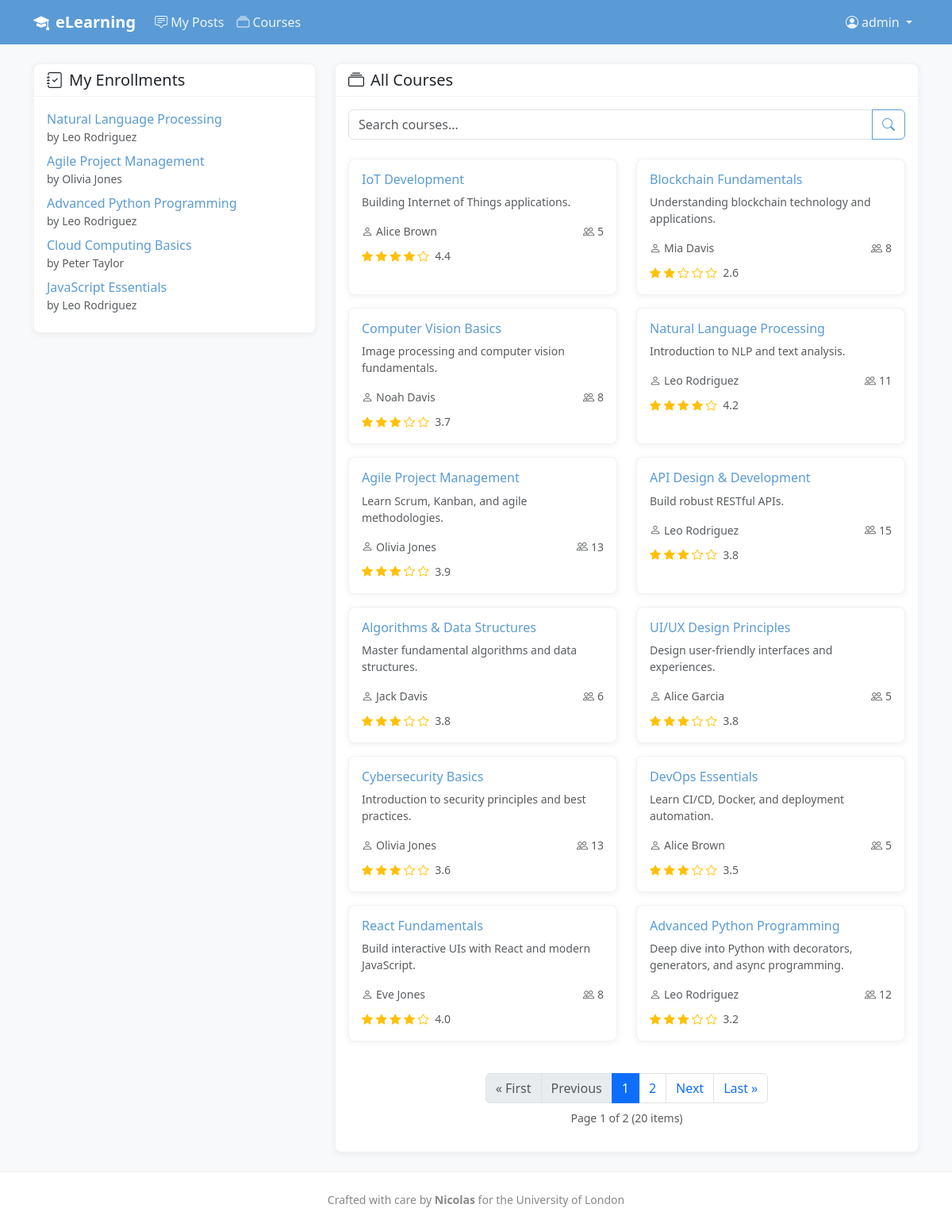
Screenshot of /courses/ (signed in) with the database file from the repository.
### apps/accounts/models.py (models this page shows, shortened)
class User(AbstractUser):
    class UserType(models.TextChoices):
        STUDENT = 'student', 'Student'
        TEACHER = 'teacher', 'Teacher'
    email = models.EmailField(unique=True)
    user_type = models.CharField(
        max_length=10,
        choices=UserType.choices,
        default=UserType.STUDENT,
    )
    photo = models.ImageField(
        upload_to='profile_photos/',
        blank=True,
        null=True,
    )
    bio = models.TextField(blank=True, max_length=500)
    created_at = models.DateTimeField(auto_now_add=True)
    updated_at = models.DateTimeField(auto_now=True)
    @property
    def is_teacher(self):
        return self.user_type == self.UserType.TEACHER

### apps/courses/models.py (models this page shows, shortened)
class Enrollment(models.Model):
    student = models.ForeignKey(
        settings.AUTH_USER_MODEL,
        on_delete=models.CASCADE,
        related_name='enrollments'
    )
    course = models.ForeignKey(
        Course,
        on_delete=models.CASCADE,
        related_name='enrollments'
    )
    enrolled_at = models.DateTimeField(auto_now_add=True)
    is_active = models.BooleanField(default=True)
    is_blocked = models.BooleanField(default=False)
    class Meta:
        unique_together = ['student', 'course']
        ordering = ['-enrolled_at']

class Course(models.Model):
    title = models.CharField(max_length=200)
    description = models.TextField()
    teacher = models.ForeignKey(
        settings.AUTH_USER_MODEL,
        on_delete=models.CASCADE,
        related_name='courses_teaching'
    )
    created_at = models.DateTimeField(auto_now_add=True)
    updated_at = models.DateTimeField(auto_now=True)
    is_active = models.BooleanField(default=True)
    class Meta:
        ordering = ['-created_at']
    @property
    def enrolled_count(self):
        return self.enrollments.filter(is_active=True).count()
    @property
    def average_rating(self):
        from apps.courses.models import CourseFeedback
        feedbacks = CourseFeedback.objects.filter(enrollment__course=self)
        if feedbacks.exists():
            return round(sum(f.rating for f in feedbacks) / feedbacks.count(), 1)
        return None

class CourseFeedback(models.Model):
    enrollment = models.OneToOneField(
        Enrollment,
        on_delete=models.CASCADE,
        related_name='feedback'
    )
    rating = models.PositiveIntegerField(
        validators=[MinValueValidator(1), MaxValueValidator(5)]
    )
    comment = models.TextField(blank=True)
    created_at = models.DateTimeField(auto_now_add=True)
    updated_at = models.DateTimeField(auto_now=True)
    class Meta:
        ordering = ['-created_at']

### apps/courses/views.py (the view)
# urls.py: path('', views.CourseListView.as_view(), name='course_list'),
class CourseListView(LoginRequiredMixin, ListView):
    model = Course
    template_name = 'courses/course_list.html'
    context_object_name = 'courses'
    paginate_by = 12
    def get_queryset(self):
        queryset = Course.objects.filter(is_active=True)
        query = self.request.GET.get('q')
        if query:
            queryset = queryset.filter(
                Q(title__icontains=query) | Q(description__icontains=query)
            )
        return queryset
    def get_context_data(self, **kwargs):
        context = super().get_context_data(**kwargs)
        context['query'] = self.request.GET.get('q', '')
        if self.request.user.is_teacher:
            context['my_courses'] = Course.objects.filter(teacher=self.request.user)
        else:
            context['my_enrollments'] = Enrollment.objects.filter(
                student=self.request.user, is_active=True
            ).select_related('course')
        return context

### templates/courses/course_list.html (shortened to what this page needs)
{% extends 'base.html' %}
{% block content %}
<div class="row">
    <div class="col-md-4 mb-4">
        {% if user.is_teacher %}
            <div class="card mb-4">
                <div class="card-header">
                    <h5 class="mb-0"><i class="bi bi-book me-2"></i>My Courses</h5>
                </div>
                <div class="card-body">
                    {% if my_courses %}
                        <ul class="list-unstyled mb-0">
                            {% for course in my_courses %}
                                <li class="mb-2">
                                    <a href="{% url 'courses:course_detail' course.pk %}" class="text-decoration-none">
                                        {{ course.title }}
                                    </a>
                                    <small class="text-muted d-block">
                                        {{ course.enrolled_count }} enrolled
                                    </small>
                                </li>
                            {% endfor %}
                        </ul>
                    {% else %}
                        <p class="text-muted mb-0">You haven't created any courses yet.</p>
                    {% endif %}
                    <hr>
                    <a href="{% url 'courses:course_create' %}" class="btn btn-primary btn-sm w-100">
                        <i class="bi bi-plus-lg me-1"></i>Create Course
                    </a>
                </div>
            </div>
            <div class="card">
                <div class="card-header">
                    <h5 class="mb-0"><i class="bi bi-search me-2"></i>Search Users</h5>
                </div>
                <div class="card-body">
                    <a href="{% url 'courses:user_search' %}" class="btn btn-outline-primary btn-sm w-100">
                        <i class="bi bi-people me-1"></i>Find Students & Teachers
                    </a>
                </div>
            </div>
        {% else %}
            <div class="card">
                <div class="card-header">
                    <h5 class="mb-0"><i class="bi bi-journal-check me-2"></i>My Enrollments</h5>
                </div>
                <div class="card-body">
                    {% if my_enrollments %}
                        <ul class="list-unstyled mb-0">
                            {% for enrollment in my_enrollments %}
                                <li class="mb-2">
                                    <a href="{% url 'courses:course_detail' enrollment.course.pk %}" class="text-decoration-none">
                                        {{ enrollment.course.title }}
                                    </a>
                                    <small class="text-muted d-block">
                                        by {{ enrollment.course.teacher.get_full_name|default:enrollment.course.teacher.username }}
                                    </small>
                                </li>
                            {% endfor %}
                        </ul>
                    {% else %}
                        <p class="text-muted mb-0">You haven't enrolled in any courses yet.</p>
                    {% endif %}
                </div>
            </div>
        {% endif %}
    </div>
    <div class="col-md-8">
        <div class="card">
            <div class="card-header d-flex justify-content-between align-items-center">
                <h5 class="mb-0"><i class="bi bi-collection me-2"></i>All Courses</h5>
            </div>
            <div class="card-body">
                <form method="get" class="mb-4">
                    <div class="input-group">
                        <input type="text" name="q" class="form-control"
                               placeholder="Search courses..." value="{{ query }}">
                        <button class="btn btn-outline-primary" type="submit">
                            <i class="bi bi-search"></i>
                        </button>
                    </div>
                </form>
                {% if courses %}
                    <div class="row">
                        {% for course in courses %}
                            <div class="col-md-6 mb-3">
                                <div class="card h-100">
                                    <div class="card-body">
                                        <h6 class="card-title">
                                            <a href="{% url 'courses:course_detail' course.pk %}" class="text-decoration-none">
                                                {{ course.title }}
                                            </a>
                                        </h6>
                                        <p class="card-text small text-muted">
                                            {{ course.description|truncatewords:20 }}
                                        </p>
                                        <div class="d-flex justify-content-between align-items-center">
                                            <small class="text-muted">
                                                <i class="bi bi-person me-1"></i>{{ course.teacher.get_full_name|default:course.teacher.username }}
                                            </small>
                                            <small class="text-muted">
                                                <i class="bi bi-people me-1"></i>{{ course.enrolled_count }}
                                            </small>
                                        </div>
                                        {% if course.average_rating %}
                                            <div class="mt-2">
                                                <small class="text-warning">
                                                    {% for i in "12345" %}
                                                        {% if forloop.counter <= course.average_rating %}
                                                            <i class="bi bi-star-fill"></i>
                                                        {% else %}
                                                            <i class="bi bi-star"></i>
                                                        {% endif %}
                                                    {% endfor %}
                                                    <span class="text-muted ms-1">{{ course.average_rating }}</span>
                                                </small>
                                            </div>
                                        {% endif %}
                                    </div>
                                </div>
                            </div>
                        {% endfor %}
                    </div>
                    {% include 'includes/pagination.html' %}
                {% endif %}
            </div>
        </div>
    </div>
</div>
{% endblock %}

### templates/base.html (shortened to what this page needs)
{% load static %}
<!DOCTYPE html>
<html lang="en">
<head>
    <link href="https://cdn.jsdelivr.net/npm/bootstrap@5.3.2/dist/css/bootstrap.min.css" rel="stylesheet">
    <link href="https://cdn.jsdelivr.net/npm/bootstrap-icons@1.11.1/font/bootstrap-icons.css" rel="stylesheet">
    <link href="{% static 'css/style.css' %}" rel="stylesheet">
</head>
<body>
    <nav class="navbar navbar-expand-lg navbar-dark bg-primary">
        <div class="container">
            <a class="navbar-brand" href="{% url 'accounts:home' %}">
                <i class="bi bi-mortarboard-fill me-2"></i>eLearning
            </a>
            <div class="collapse navbar-collapse" id="navbarNav">
                <ul class="navbar-nav me-auto">
                    {% if user.is_authenticated %}
                        <li class="nav-item">
                            <a class="nav-link {% if request.resolver_match.url_name == 'posts' %}active{% endif %}" href="{% url 'accounts:posts' %}">
                                <i class="bi bi-chat-square-text me-1"></i>My Posts
                            </a>
                        </li>
                        <li class="nav-item">
                            <a class="nav-link {% if 'courses' in request.resolver_match.app_name %}active{% endif %}" href="{% url 'courses:course_list' %}">
                                <i class="bi bi-collection me-1"></i>Courses
                            </a>
                        </li>
                    {% endif %}
                </ul>
                <ul class="navbar-nav">
                    {% if user.is_authenticated %}
                        <li class="nav-item dropdown">
                            <a class="nav-link dropdown-toggle" href="#" id="userDropdown" role="button" data-bs-toggle="dropdown">
                                <i class="bi bi-person-circle me-1"></i>{{ user.username }}
                            </a>
                        </li>
                    {% endif %}
                </ul>
            </div>
        </div>
    </nav>
    <main class="container my-4">
        {% block content %}{% endblock %}
    </main>
    <footer class="py-4 mt-auto">
        <div class="container text-center">
            <p class="mb-0 small" style="color: var(--text-muted);">
                Crafted with care by <strong>Nicolas</strong> for the University of London
            </p>
        </div>
    </footer>
</body>
</html>

### templates/includes/pagination.html (shortened to what this page needs)
{% if page_obj.has_other_pages %}
<nav aria-label="Page navigation" class="mt-4">
    <ul class="pagination justify-content-center mb-0">
        {% if page_obj.has_previous %}
            <li class="page-item">
                <a class="page-link" href="?page=1{% if request.GET.q %}&q={{ request.GET.q }}{% endif %}{% if request.GET.type %}&type={{ request.GET.type }}{% endif %}">&laquo; First</a>
            </li>
            <li class="page-item">
                <a class="page-link" href="?page={{ page_obj.previous_page_number }}{% if request.GET.q %}&q={{ request.GET.q }}{% endif %}{% if request.GET.type %}&type={{ request.GET.type }}{% endif %}">Previous</a>
            </li>
        {% else %}
            <li class="page-item disabled">
                <span class="page-link">&laquo; First</span>
            </li>
            <li class="page-item disabled">
                <span class="page-link">Previous</span>
            </li>
        {% endif %}
        {% for num in page_obj.paginator.page_range %}
            {% if page_obj.number == num %}
                <li class="page-item active">
                    <span class="page-link">{{ num }}</span>
                </li>
            {% elif num > page_obj.number|add:'-3' and num < page_obj.number|add:'3' %}
                <li class="page-item">
                    <a class="page-link" href="?page={{ num }}{% if request.GET.q %}&q={{ request.GET.q }}{% endif %}{% if request.GET.type %}&type={{ request.GET.type }}{% endif %}">{{ num }}</a>
                </li>
            {% endif %}
        {% endfor %}
        {% if page_obj.has_next %}
            <li class="page-item">
                <a class="page-link" href="?page={{ page_obj.next_page_number }}{% if request.GET.q %}&q={{ request.GET.q }}{% endif %}{% if request.GET.type %}&type={{ request.GET.type }}{% endif %}">Next</a>
            </li>
            <li class="page-item">
                <a class="page-link" href="?page={{ page_obj.paginator.num_pages }}{% if request.GET.q %}&q={{ request.GET.q }}{% endif %}{% if request.GET.type %}&type={{ request.GET.type }}{% endif %}">Last &raquo;</a>
            </li>
        {% endif %}
    </ul>
</nav>
<p class="text-center text-muted small mt-2">
    Page {{ page_obj.number }} of {{ page_obj.paginator.num_pages }} ({{ page_obj.paginator.count }} items)
</p>
{% endif %}

### static/css/style.css (style rules this page uses)
:root { --primary-blue: #5a9bd5; --primary-blue-light: #e8f1f8; --primary-blue-hover: #4a8bc5; --accent-green: #7cb87c; --accent-green-light: #e8f5e8; --bg-light: #f8f9fa; --bg-white: #ffffff; --text-primary: #333333; --text-secondary: #666666; --text-muted: #888888; --border-color: #dee2e6; --error-color: #e8a5a5; --error-text: #c25555; }
body { min-height: 100vh; display: flex; flex-direction: column; background-color: var(--bg-light); color: var(--text-primary); }
main { flex: 1; }
.card { box-shadow: 0 2px 8px rgba(0, 0, 0, 0.06); border: 1px solid rgba(0, 0, 0, 0.05); border-radius: 0.5rem; }
.card-header { background-color: #fff; border-bottom: 1px solid rgba(0, 0, 0, 0.05); border-radius: 0.5rem 0.5rem 0 0 !important; }
.navbar { background-color: var(--primary-blue) !important; }
.navbar-brand { font-weight: 600; color: var(--bg-white) !important; }
.navbar .nav-link { color: rgba(255, 255, 255, 0.9) !important; }
.btn-outline-primary { border-color: var(--primary-blue); color: var(--primary-blue); }
footer { background-color: #fff !important; border-top: 1px solid rgba(0, 0, 0, 0.05); }
a { color: var(--primary-blue); }

### rows the page displays
User: username "admin"
Enrollment: course "Natural Language Processing", course.teacher.get_full_name "Leo Rodriguez"
Enrollment: course "Agile Project Management", course.teacher.get_full_name "Olivia Jones"
Enrollment: course "Advanced Python Programming", course.teacher.get_full_name "Leo Rodriguez"
Enrollment: course "Cloud Computing Basics", course.teacher.get_full_name "Peter Taylor"
Enrollment: course "JavaScript Essentials", course.teacher.get_full_name "Leo Rodriguez"
Course: title "IoT Development", description "Building Internet of Things applications.", teacher.get_full_name "Alice Brown", enrolled_count "5", average_rating "4.4"
Course: title "Blockchain Fundamentals", description "Understanding blockchain technology and applications.", teacher.get_full_name "Mia Davis", enrolled_count "8", average_rating "2.6"
Course: title "Computer Vision Basics", description "Image processing and computer vision fundamentals.", teacher.get_full_name "Noah Davis", enrolled_count "8", average_rating "3.7"
Course: title "Natural Language Processing", description "Introduction to NLP and text analysis.", teacher.get_full_name "Leo Rodriguez", enrolled_count "11", average_rating "4.2"
Course: title "Agile Project Management", description "Learn Scrum, Kanban, and agile methodologies.", teacher.get_full_name "Olivia Jones", enrolled_count "13", average_rating "3.9"
Course: title "API Design & Development", description "Build robust RESTful APIs.", teacher.get_full_name "Leo Rodriguez", enrolled_count "15", average_rating "3.8"
Course: title "Algorithms & Data Structures", description "Master fundamental algorithms and data structures.", teacher.get_full_name "Jack Davis", enrolled_count "6", average_rating "3.8"
Course: title "UI/UX Design Principles", description "Design user-friendly interfaces and experiences.", teacher.get_full_name "Alice Garcia", enrolled_count "5", average_rating "3.8"
Course: title "Cybersecurity Basics", description "Introduction to security principles and best practices.", teacher.get_full_name "Olivia Jones", enrolled_count "13", average_rating "3.6"
Course: title "DevOps Essentials", description "Learn CI/CD, Docker, and deployment automation.", teacher.get_full_name "Alice Brown", enrolled_count "5", average_rating "3.5"
Course: title "React Fundamentals", description "Build interactive UIs with React and modern JavaScript.", teacher.get_full_name "Eve Jones", enrolled_count "8", average_rating "4.0"
Course: title "Advanced Python Programming", description "Deep dive into Python with decorators, generators, and async programming.", teacher.get_full_name "Leo Rodriguez", enrolled_count "12", average_rating "3.2"

### other values shown
{{ num }} "1"
{{ num }} "2"
{{ page_obj.number }} "1"
{{ page_obj.paginator.num_pages }} "2"
{{ page_obj.paginator.count }} "20"
